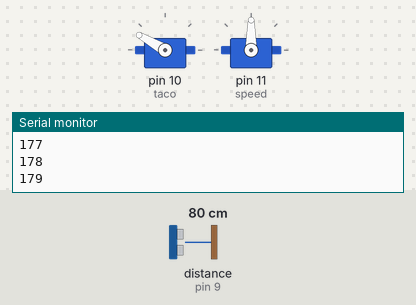
The sketch below on a simulated Arduino Uno, built with avr-gcc and run on an emulated ATmega328P. Shown: 2 × servo, the last lines printed to the serial monitor. Wiring (inferred from the names in the program): ultrasonic range finder: trigger pin 8; echo pin 9. Inputs (shaded band) come from the test bench; at power-on: distance to the obstacle (sensor on pin 9) 80 cm. The echo pulse lasts 58.3 µs per cm.

Above: at 3.0 s.
3.1 s: distance to the obstacle (sensor on pin 9) set to 53 cm
4.6 s: distance to the obstacle (sensor on pin 9) set to 47 cm
At 5.8 s:
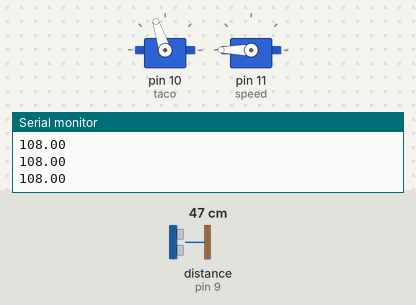
6.1 s: distance to the obstacle (sensor on pin 9) set to 2 cm
At 7.0 s:
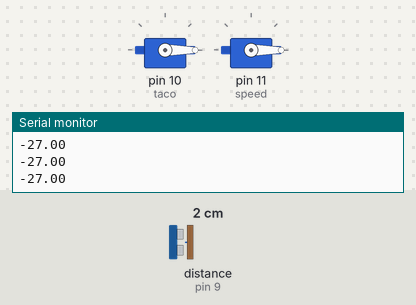
7.6 s: distance to the obstacle (sensor on pin 9) set to 18 cm
At 8.1 s:
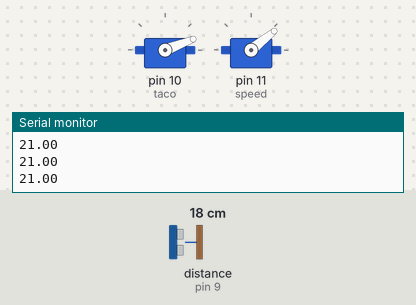
9.1 s: distance to the obstacle (sensor on pin 9) set to 35 cm
At 10.3 s:
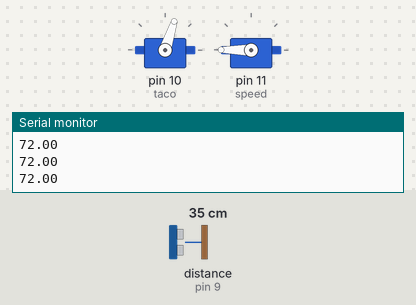
10.6 s: distance to the obstacle (sensor on pin 9) set to 4 cm
At 11.6 s:
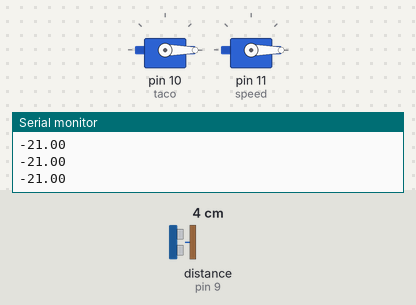
Timing chart, 0 to 13.1 s (numbered marks = the images above; inputs shaded):
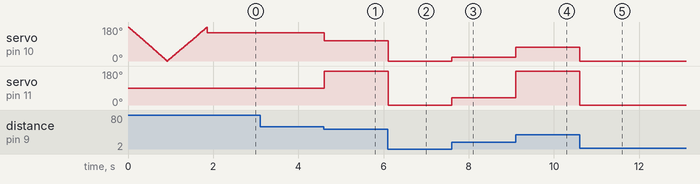

The sketch:

_SUPER_GTR.ino
```cpp
#include <Servo.h>

#define TRIGPIN 8
#define ECHOPIN 9
#define CTM 19

Servo taco;
Servo speed;

int pos = 0;

// 8番ピンをスピーカーに接続する
//const int speaker = 11;

void setup() {

  Serial.begin(9600);

  //servoの設定
  taco.attach(10);
  speed.attach(11);

  //超音波距離センサのセットアップ
  pinMode(TRIGPIN,OUTPUT);
  pinMode(ECHOPIN,INPUT);
  // スピーカーをつないだピンを出力に設定する
//  pinMode(speaker, OUTPUT);
  //最初のやつ

  for ( pos = 180; pos > 0; pos -= 1 ) {
    taco.write( pos );
    delay( 5 );
  }

  for ( pos = 0; pos < 180; pos += 1 ) {
    taco.write( pos );
    delay( 5 );
    Serial.println(pos);
  }

}

void loop() {
  //スピーカー鳴らす
//  digitalWrite(speaker, HIGH);
    int dur;
  float dis;
  digitalWrite(TRIGPIN,HIGH);
  delayMicroseconds(CTM);
  digitalWrite(TRIGPIN,LOW);
  dur = pulseIn(ECHOPIN,HIGH);
  dis = (float) dur*0.017;
//  Serial.print(dis);
//  Serial.println("cm");

  //距離からメータの針を移動
  if(dis <= 50){
    dis = map(dis, 10, 60, 0 ,150);
    int dis2 = map(dis, 10, 60, 0 ,180);
    taco.write(dis);
    speed.write(dis2);


    delay(5);
    Serial.println(dis);
  }else{
    taco.write(150);
    delay(5);
  }

}
```

Measured:
- the behaviour switches between 51 and 50 cm on distance to the obstacle (sensor on pin 9) (found by bisection; images 0 and 1)
- after the input at 3.1 s, every drawn part: stays the same
- after the input at 4.6 s, servo on pin 10 (taco): 150° → 108° at once; servo on pin 11 (speed): 90° → 180° at once
- after the input at 6.1 s, servo on pin 10 (taco): 108° → 0° at once; servo on pin 11 (speed): 180° → 0° at once
- after the input at 7.6 s, servo on pin 10 (taco): 0° → 21° at once; servo on pin 11 (speed): 0° → 39° at once
- after the input at 9.1 s, servo on pin 10 (taco): 21° → 72° at once; servo on pin 11 (speed): 39° → 180° at once
- after the input at 10.6 s, servo on pin 10 (taco): 72° → 0° at once; servo on pin 11 (speed): 180° → 0° at once
